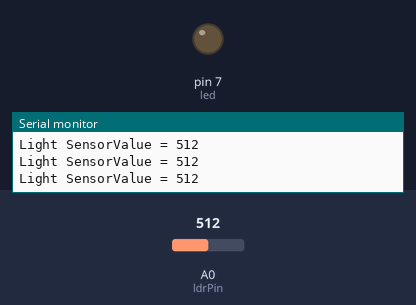
Bench run of a sketch on a simulated Arduino Uno, built with avr-gcc and run on an emulated ATmega328P. On the bench: output pins drawn as LEDs (lit = HIGH), the last lines printed to the serial monitor. The test bench sets the inputs (shaded band); at power-on: A0 (ldrPin) = 512.

Above: at 1.2 s.
1.3 s: A0 (ldrPin) set to 5
4.3 s: A0 (ldrPin) set to 2
At 5.4 s:
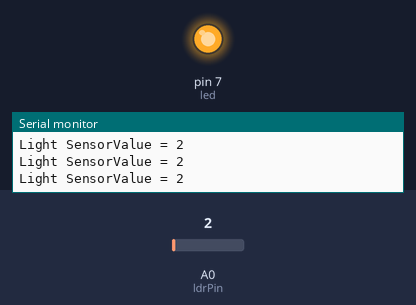
Timing chart, 0 to 7.3 s (numbered marks = the images above; inputs shaded):
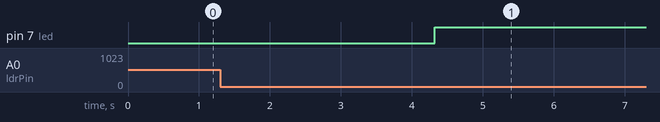

Measured:
- the behaviour switches between 4 and 3 on A0 (ldrPin) (found by bisection; images 0 and 1)
- after the input at 4.3 s, pin 7 (led): LOW → HIGH at once

The sketch:

street.ino
```cpp
// The port on the aurdino where we connected the led
// Variable to store the port number for led
int led = 7;
// The port on aurdino where we connected the ldr registor
// Variable to store the port number for ldr
int ldrPin = A0;
// Setting the threshold value for further comparison
int t = 3;


void setup()
{
  // Creating communication channel
  Serial.begin(9600);
  // setting whether the device is input or output
  pinMode(led, OUTPUT);
}

void loop()
{
  // variable which will be used to store the values read by the LDR
  // analogRead is a method for reading the values from the input devices connected
  int data = analogRead(ldrPin);
  // printing the values for display purpose
  Serial.println("");
  Serial.print("Light Sensor");
  Serial.print("Value = ");
  Serial.print(data);


  // checking the values of the data read from the LDR
  if(data <= t)
  {
    // Turning the LED ON When the data value is less than or equal to the threshhold frequency
    // digiralWrite is a method used to tell the output devices what they need to do
    digitalWrite(led, HIGH);
  }
  else
  {
    // Turning the LED OFF When the data value is greater than the threshhold frequency
    digitalWrite(led, LOW);
  }
}
```
